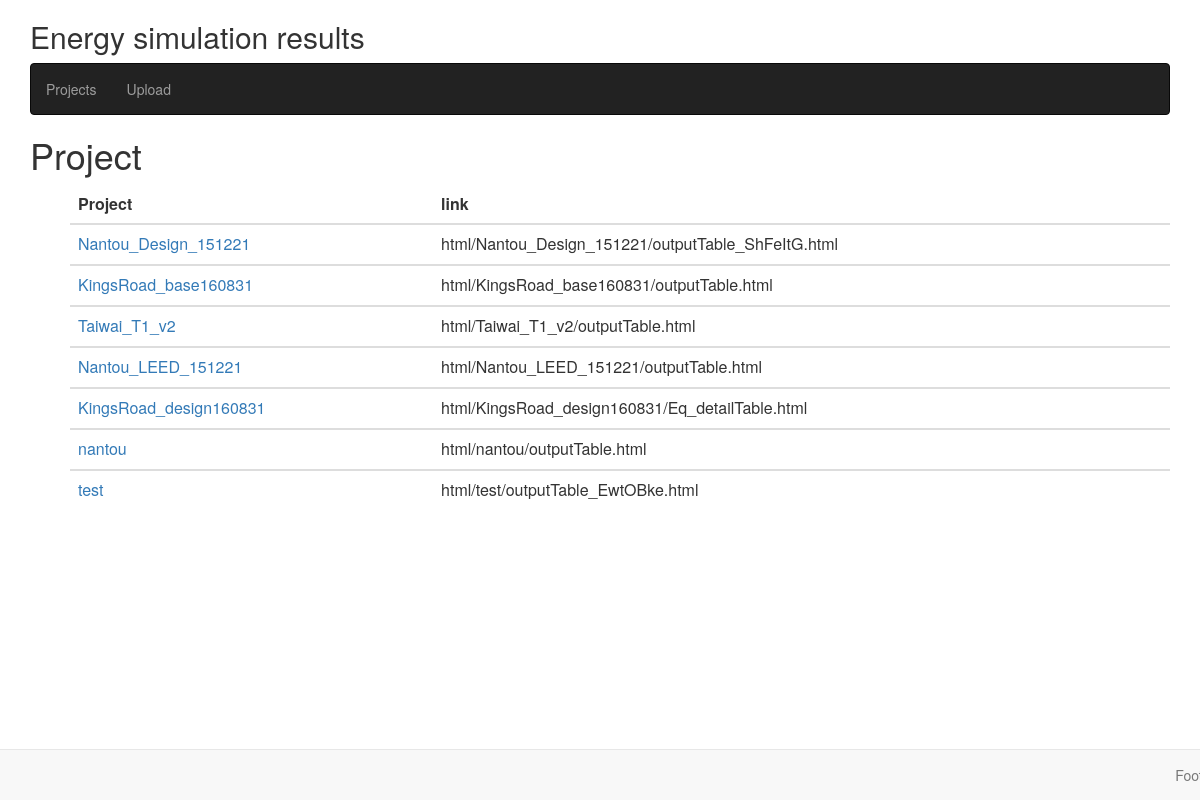
The app's page /project/ with its own data.
### project/models.py (models this page shows, shortened)
class html(models.Model):
	project=models.CharField(max_length=50,blank=True)
	html=models.FileField(upload_to=dir_path)
	uploaded_at=models.DateTimeField(auto_now_add=True)

### project/views.py (the view)
# urls.py: url(r'^project/$',ListView.as_view(),name='project'),
class ListView(ListView):
	model=html
	template_name='project_list.html'

### project/templates/project_list.html
{% extends "base.html" %}
{% block content %}
<h1>Project</h1>
<ul>
<table class="table">
<thead>
	<tr>
		<th>Project</th>
		<th>link</th>
	</tr>
</thead>
<tbody>
{% for project in object_list %}
	<tr>
		<td><a href="{% url 'detail' project.pk %}">{{project.project}}</a></td>
		<td>{{project.html}}</td>
	</tr>
</tbody>
{% empty %}
    <li>No projects yet.</li>
{% endfor %}
</ul>
{% endblock %}

### records on screen
html: project "Nantou_Design_151221", html "html/Nantou_Design_151221/outputTable_ShFeItG.html"
html: project "KingsRoad_base160831", html "html/KingsRoad_base160831/outputTable.html"
html: project "Taiwai_T1_v2", html "html/Taiwai_T1_v2/outputTable.html"
html: project "Nantou_LEED_151221", html "html/Nantou_LEED_151221/outputTable.html"
html: project "KingsRoad_design160831", html "html/KingsRoad_design160831/Eq_detailTable.html"
html: project "nantou", html "html/nantou/outputTable.html"
html: project "test", html "html/test/outputTable_EwtOBke.html"
